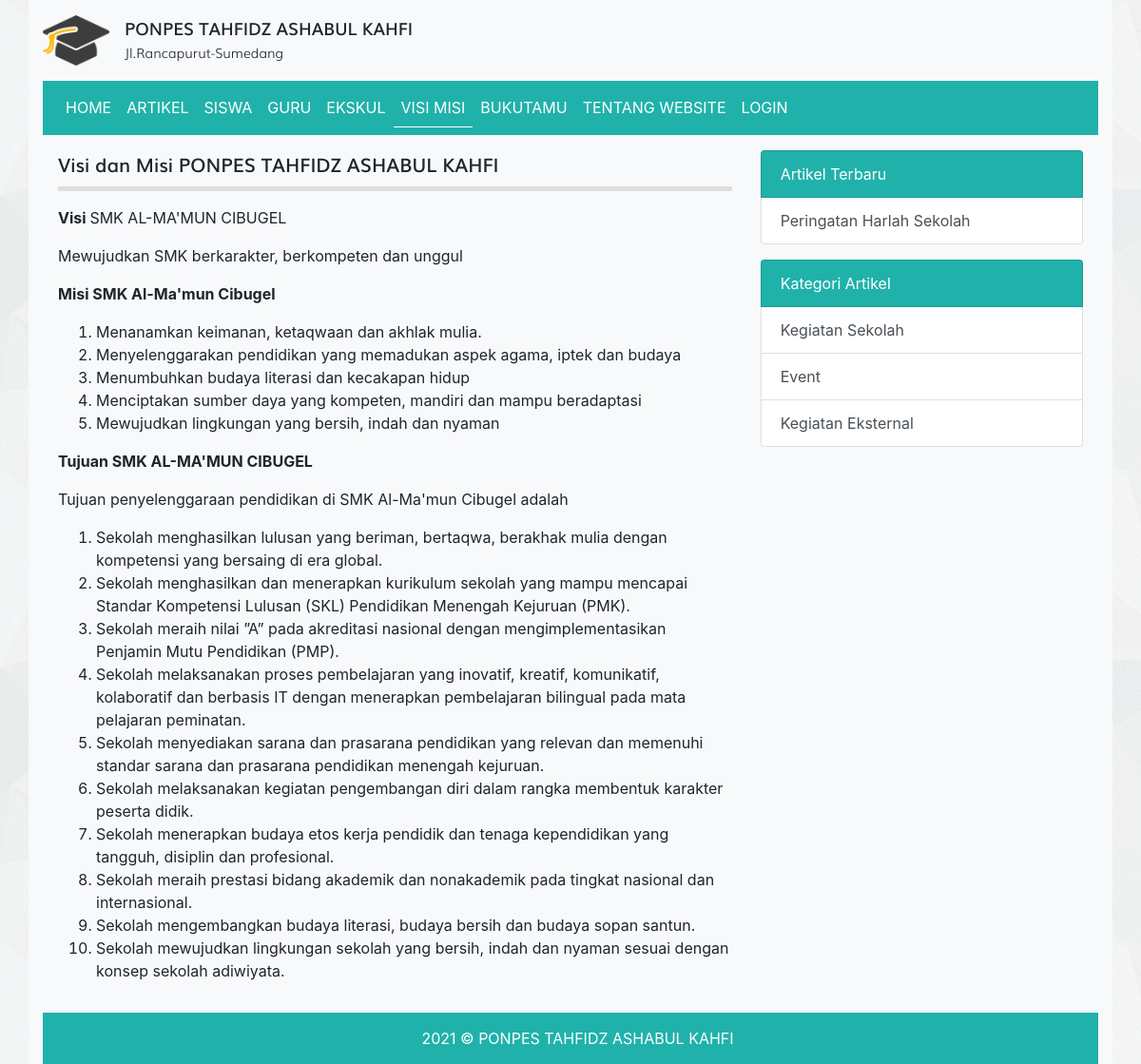
The app's page /visi_misi.php with its own data.
### tables this page shows
CREATE TABLE `tbl_visi_misi` (
  `id` int(11) NOT NULL,
  `visi_misi` text DEFAULT NULL
);

CREATE TABLE `tbl_artikel` (
  `id` int(11) NOT NULL,
  `judul` varchar(255) DEFAULT NULL,
  `isi` text DEFAULT NULL,
  `tanggal` date DEFAULT NULL,
  `foto` varchar(100) DEFAULT NULL,
  `id_kategori` int(11) DEFAULT NULL
);

CREATE TABLE `tbl_kategori_artikel` (
  `id` int(11) NOT NULL,
  `nama_kategori` varchar(30) DEFAULT NULL
);

### visi_misi.php (the view, shortened to what this page needs)
<?php
require_once 'koneksi.php';
$query = mysqli_query($koneksi, "SELECT * FROM tbl_visi_misi WHERE id = 1");
$visi_misi = mysqli_fetch_assoc($query);
?>
<!DOCTYPE html>
<html>
<head>
	<link rel="stylesheet" href="resources/fonts/stylesheet.css">
	<link rel="stylesheet" href="resources/css/bootstrap.min.css">
	<link rel="stylesheet" href="resources/css/style.css">
</head>
<body>
	<div class="container bg-light">
		<div class="logo clearfix">
			<div class="float-left mt-3 mb-3">
				<img src="resources/images/logo.png" alt="Logo Sekolah" width="70px" class="float-left mr-3">
				<div class="text float-right">
					<span class="smk">PONPES TAHFIDZ ASHABUL KAHFI</span><br>
					<span class="visi">Jl.Rancapurut-Sumedang</span>
				</div>
			</div>
		</div>
		<?php require_once 'navbar.php'; ?>
		<div class="row p-3">
			<div class="col-md-8">
				<div class="title mb-3">
					Visi dan Misi PONPES TAHFIDZ ASHABUL KAHFI
				</div>
				<div class="artikel">
					<?= $visi_misi['visi_misi'] ?>
				</div>
			</div>
			<?php require_once 'sidebar.php'; ?>
		</div>
		<div class="text-white footer">
			2021 © PONPES TAHFIDZ ASHABUL KAHFI
		</div>
	</div>
</body>
</html>

### sidebar.php
<?php
$query_artikel_terbaru = mysqli_query($koneksi, "SELECT * FROM tbl_artikel ORDER BY tanggal ASC LIMIT 4");
$query_kategori_artikel= mysqli_query($koneksi, "SELECT * FROM tbl_kategori_artikel LIMIT 4");
?>
<div class="col-sm-4">
	<div class="list-group">
		<span class="list-group-item text-white" style="background-color: #20B2AA">Artikel Terbaru</span>
		<?php while($artikel_terbaru = mysqli_fetch_assoc($query_artikel_terbaru)) : ?>
			<a href="detail_artikel.php?id=<?= $artikel_terbaru['id'] ?>" class="list-group-item list-group-item-action"><?= $artikel_terbaru['judul'] ?></a>
		<?php endwhile; ?>
	</div>
	<div class="list-group">
		<span class="list-group-item text-white mt-3" style="background-color: #20B2AA">Kategori Artikel</span>
		<?php while($kategori_artikel = mysqli_fetch_assoc($query_kategori_artikel)) : ?>
			<a href="kategori.php?id=<?= $kategori_artikel['id'] ?>" class="list-group-item list-group-item-action"><?= $kategori_artikel['nama_kategori'] ?></a>
		<?php endwhile; ?>
	</div>
</div>

### resources/css/style.css (style rules this page uses)
body { background-image: url('../images/bg_all.jpg'); }
.smk { font-family: 'mulisemibold'; font-size: 18px; }
.visi { font-family: 'mulilight'; font-size: 14px; }
.title { font-family: 'mulisemibold'; font-size: 20px; padding-bottom: 7.5px; border-bottom: 5px solid #ddd }
.footer { background-color: #20B2AA; padding: 15px 15px 15px 30px; text-align: center; }

### records on screen
tbl_visi_misi: visi_misi "Visi SMK AL-MA'MUN CIBUGEL Mewujudkan SMK berkarakter, berkompeten dan unggul Misi SMK Al-Ma'mun Cibugel Menanamkan keimanan, ketaqwaan dan akhlak mulia. Menyelenggarakan pendidikan yang memadukan aspek agama, iptek dan budaya Menumbuhkan budaya literasi dan kecakapan hidup Menciptakan sumber daya yang kompeten, mandiri dan mampu beradaptasi Mewujudkan lingkungan yang bersih, indah dan nyaman Tujuan SMK AL-MA'MUN CIBUGEL Tujuan penyelenggaraan pendidikan di SMK Al-Ma'mun Cibugel adalah Sekolah menghasilkan lulusan yang beriman, bertaqwa, berakhak mulia dengan kompetensi yang bersaing di era global. Sekolah menghasilkan dan menerapkan kurikulum sekolah yang mampu mencapai Standar Kompetensi…"
tbl_artikel: judul "Peringatan Harlah Sekolah"
tbl_kategori_artikel: nama_kategori "Kegiatan Sekolah"
tbl_kategori_artikel: nama_kategori "Event"
tbl_kategori_artikel: nama_kategori "Kegiatan Eksternal"
